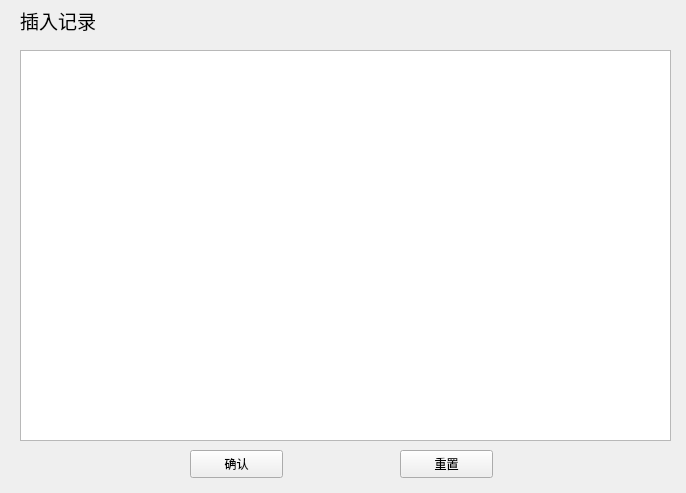
<?xml version="1.0" encoding="UTF-8"?>
<ui version="4.0">
 <class>RecordInsert</class>
 <widget class="QWidget" name="RecordInsert">
  <property name="geometry">
   <rect>
    <x>0</x>
    <y>0</y>
    <width>686</width>
    <height>493</height>
   </rect>
  </property>
  <property name="windowTitle">
   <string>Form</string>
  </property>
  <widget class="QTableWidget" name="tableWidget">
   <property name="geometry">
    <rect>
     <x>20</x>
     <y>50</y>
     <width>651</width>
     <height>391</height>
    </rect>
   </property>
  </widget>
  <widget class="QPushButton" name="confirmButton">
   <property name="geometry">
    <rect>
     <x>190</x>
     <y>450</y>
     <width>93</width>
     <height>28</height>
    </rect>
   </property>
   <property name="text">
    <string>确认</string>
   </property>
  </widget>
  <widget class="QLabel" name="label">
   <property name="geometry">
    <rect>
     <x>20</x>
     <y>10</y>
     <width>101</width>
     <height>21</height>
    </rect>
   </property>
   <property name="font">
    <font>
     <family>黑体</family>
     <pointsize>14</pointsize>
    </font>
   </property>
   <property name="text">
    <string>插入记录</string>
   </property>
  </widget>
  <widget class="QPushButton" name="resetButton">
   <property name="geometry">
    <rect>
     <x>400</x>
     <y>450</y>
     <width>93</width>
     <height>28</height>
    </rect>
   </property>
   <property name="text">
    <string>重置</string>
   </property>
  </widget>
 </widget>
 <resources/>
 <connections>
  <connection>
   <sender>confirmButton</sender>
   <signal>clicked()</signal>
   <receiver>RecordInsert</receiver>
   <slot>on_button_confirm()</slot>
   <hints>
    <hint type="sourcelabel">
     <x>220</x>
     <y>469</y>
    </hint>
    <hint type="destinationlabel">
     <x>72</x>
     <y>461</y>
    </hint>
   </hints>
  </connection>
  <connection>
   <sender>resetButton</sender>
   <signal>clicked()</signal>
   <receiver>RecordInsert</receiver>
   <slot>on_button_reset()</slot>
   <hints>
    <hint type="sourcelabel">
     <x>462</x>
     <y>463</y>
    </hint>
    <hint type="destinationlabel">
     <x>548</x>
     <y>463</y>
    </hint>
   </hints>
  </connection>
 </connections>
 <slots>
  <slot>on_button_confirm()</slot>
  <slot>on_button_reset()</slot>
 </slots>
</ui>
